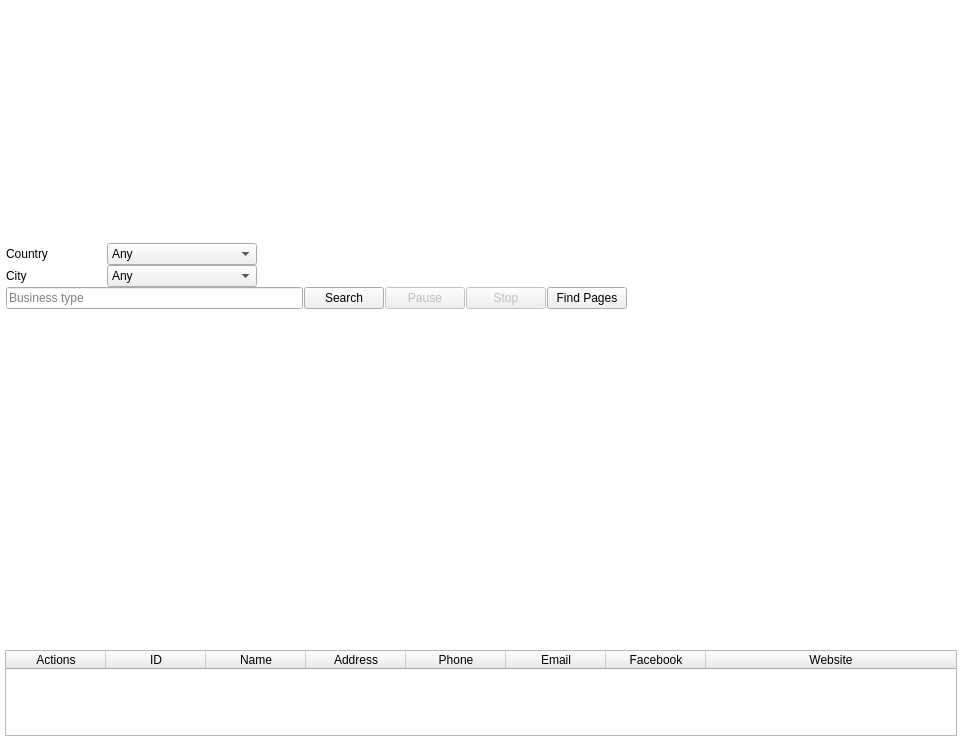
<?xml version="1.0" encoding="UTF-8"?>
<ui version="4.0">
 <class>PageDashboard</class>
 <widget class="QWidget" name="PageDashboard">
  <property name="geometry">
   <rect>
    <x>0</x>
    <y>0</y>
    <width>962</width>
    <height>741</height>
   </rect>
  </property>
  <property name="windowTitle">
   <string>Form</string>
  </property>
  <property name="styleSheet">
   <string notr="true">QWidget#PageDashboard{
background-color: rgb(255, 255, 255);
}</string>
  </property>
  <layout class="QVBoxLayout" name="verticalLayout_3">
   <property name="spacing">
    <number>5</number>
   </property>
   <property name="leftMargin">
    <number>5</number>
   </property>
   <property name="topMargin">
    <number>5</number>
   </property>
   <property name="rightMargin">
    <number>5</number>
   </property>
   <property name="bottomMargin">
    <number>5</number>
   </property>
   <item>
    <widget class="StatsWidget" name="statsWidget" native="true">
     <property name="minimumSize">
      <size>
       <width>0</width>
       <height>150</height>
      </size>
     </property>
     <property name="maximumSize">
      <size>
       <width>16777215</width>
       <height>150</height>
      </size>
     </property>
    </widget>
   </item>
   <item>
    <widget class="QWidget" name="pageDashboardTopBar" native="true">
     <property name="minimumSize">
      <size>
       <width>0</width>
       <height>150</height>
      </size>
     </property>
     <property name="maximumSize">
      <size>
       <width>16777215</width>
       <height>150</height>
      </size>
     </property>
     <property name="styleSheet">
      <string notr="true">#pageDashboardTopBar{
	padding:0px;
}</string>
     </property>
     <layout class="QHBoxLayout" name="horizontalLayout_5">
      <property name="spacing">
       <number>0</number>
      </property>
      <property name="leftMargin">
       <number>1</number>
      </property>
      <property name="topMargin">
       <number>1</number>
      </property>
      <property name="rightMargin">
       <number>1</number>
      </property>
      <property name="bottomMargin">
       <number>1</number>
      </property>
      <item>
       <layout class="QVBoxLayout" name="verticalLayout_2">
        <item>
         <widget class="ProfileSelector" name="profileSelector" native="true"/>
        </item>
        <item>
         <widget class="TargetFolder" name="targetFolder" native="true"/>
        </item>
        <item>
         <layout class="QHBoxLayout" name="horizontalLayout">
          <property name="spacing">
           <number>1</number>
          </property>
          <item>
           <widget class="QLabel" name="labelCountry">
            <property name="minimumSize">
             <size>
              <width>100</width>
              <height>0</height>
             </size>
            </property>
            <property name="maximumSize">
             <size>
              <width>100</width>
              <height>16777215</height>
             </size>
            </property>
            <property name="text">
             <string>Country</string>
            </property>
           </widget>
          </item>
          <item>
           <widget class="QComboBox" name="countrySelectionBox">
            <property name="minimumSize">
             <size>
              <width>150</width>
              <height>0</height>
             </size>
            </property>
            <property name="maximumSize">
             <size>
              <width>150</width>
              <height>16777215</height>
             </size>
            </property>
            <item>
             <property name="text">
              <string>Any</string>
             </property>
            </item>
            <item>
             <property name="text">
              <string>United States</string>
             </property>
            </item>
           </widget>
          </item>
          <item>
           <spacer name="horizontalSpacer_2">
            <property name="orientation">
             <enum>Qt::Horizontal</enum>
            </property>
            <property name="sizeHint" stdset="0">
             <size>
              <width>40</width>
              <height>20</height>
             </size>
            </property>
           </spacer>
          </item>
         </layout>
        </item>
        <item>
         <layout class="QHBoxLayout" name="horizontalLayout_4">
          <property name="spacing">
           <number>1</number>
          </property>
          <item>
           <widget class="QLabel" name="labelCity">
            <property name="minimumSize">
             <size>
              <width>100</width>
              <height>0</height>
             </size>
            </property>
            <property name="maximumSize">
             <size>
              <width>100</width>
              <height>16777215</height>
             </size>
            </property>
            <property name="text">
             <string>City</string>
            </property>
           </widget>
          </item>
          <item>
           <widget class="QComboBox" name="citySlectionBox">
            <property name="minimumSize">
             <size>
              <width>150</width>
              <height>0</height>
             </size>
            </property>
            <property name="maximumSize">
             <size>
              <width>150</width>
              <height>16777215</height>
             </size>
            </property>
            <item>
             <property name="text">
              <string>Any</string>
             </property>
            </item>
           </widget>
          </item>
          <item>
           <spacer name="horizontalSpacer_4">
            <property name="orientation">
             <enum>Qt::Horizontal</enum>
            </property>
            <property name="sizeHint" stdset="0">
             <size>
              <width>40</width>
              <height>20</height>
             </size>
            </property>
           </spacer>
          </item>
         </layout>
        </item>
        <item>
         <layout class="QHBoxLayout" name="horizontalLayout_3">
          <property name="spacing">
           <number>1</number>
          </property>
          <item>
           <widget class="QLineEdit" name="searchTextBox">
            <property name="placeholderText">
             <string>Business type</string>
            </property>
           </widget>
          </item>
          <item>
           <widget class="QPushButton" name="searchButton">
            <property name="text">
             <string>Search</string>
            </property>
           </widget>
          </item>
          <item>
           <widget class="QPushButton" name="pauseButton">
            <property name="enabled">
             <bool>false</bool>
            </property>
            <property name="text">
             <string>Pause</string>
            </property>
           </widget>
          </item>
          <item>
           <widget class="QPushButton" name="stopButton">
            <property name="enabled">
             <bool>false</bool>
            </property>
            <property name="text">
             <string>Stop</string>
            </property>
           </widget>
          </item>
          <item>
           <widget class="QPushButton" name="pushButton">
            <property name="toolTip">
             <string>Find pages using their id. Ids must be comma seperated for multiple pages</string>
            </property>
            <property name="text">
             <string>Find Pages</string>
            </property>
           </widget>
          </item>
          <item>
           <spacer name="horizontalSpacer_3">
            <property name="orientation">
             <enum>Qt::Horizontal</enum>
            </property>
            <property name="sizeHint" stdset="0">
             <size>
              <width>40</width>
              <height>20</height>
             </size>
            </property>
           </spacer>
          </item>
         </layout>
        </item>
       </layout>
      </item>
      <item>
       <widget class="QLabel" name="progressSpinner">
        <property name="minimumSize">
         <size>
          <width>32</width>
          <height>32</height>
         </size>
        </property>
        <property name="maximumSize">
         <size>
          <width>32</width>
          <height>32</height>
         </size>
        </property>
        <property name="text">
         <string/>
        </property>
       </widget>
      </item>
     </layout>
    </widget>
   </item>
   <item>
    <layout class="QVBoxLayout" name="verticalLayout">
     <property name="spacing">
      <number>5</number>
     </property>
     <item>
      <widget class="FilterWidget" name="filterWidget" native="true">
       <property name="minimumSize">
        <size>
         <width>0</width>
         <height>195</height>
        </size>
       </property>
       <property name="maximumSize">
        <size>
         <width>16777215</width>
         <height>195</height>
        </size>
       </property>
       <property name="focusPolicy">
        <enum>Qt::NoFocus</enum>
       </property>
      </widget>
     </item>
     <item>
      <widget class="MockPageAction" name="mockpageAction" native="true">
       <property name="minimumSize">
        <size>
         <width>0</width>
         <height>130</height>
        </size>
       </property>
       <property name="maximumSize">
        <size>
         <width>16777215</width>
         <height>130</height>
        </size>
       </property>
      </widget>
     </item>
     <item>
      <widget class="QTableWidget" name="leadListTable">
       <property name="minimumSize">
        <size>
         <width>0</width>
         <height>0</height>
        </size>
       </property>
       <property name="contextMenuPolicy">
        <enum>Qt::CustomContextMenu</enum>
       </property>
       <property name="editTriggers">
        <set>QAbstractItemView::DoubleClicked</set>
       </property>
       <property name="alternatingRowColors">
        <bool>true</bool>
       </property>
       <property name="selectionMode">
        <enum>QAbstractItemView::NoSelection</enum>
       </property>
       <property name="selectionBehavior">
        <enum>QAbstractItemView::SelectRows</enum>
       </property>
       <property name="showGrid">
        <bool>true</bool>
       </property>
       <property name="gridStyle">
        <enum>Qt::SolidLine</enum>
       </property>
       <property name="cornerButtonEnabled">
        <bool>false</bool>
       </property>
       <attribute name="horizontalHeaderStretchLastSection">
        <bool>true</bool>
       </attribute>
       <attribute name="verticalHeaderStretchLastSection">
        <bool>false</bool>
       </attribute>
       <column>
        <property name="text">
         <string>Actions</string>
        </property>
       </column>
       <column>
        <property name="text">
         <string>ID</string>
        </property>
       </column>
       <column>
        <property name="text">
         <string>Name</string>
        </property>
       </column>
       <column>
        <property name="text">
         <string>Address</string>
        </property>
       </column>
       <column>
        <property name="text">
         <string>Phone</string>
        </property>
       </column>
       <column>
        <property name="text">
         <string>Email</string>
        </property>
       </column>
       <column>
        <property name="text">
         <string>Facebook</string>
        </property>
       </column>
       <column>
        <property name="text">
         <string>Website</string>
        </property>
       </column>
      </widget>
     </item>
     <item>
      <spacer name="verticalSpacer">
       <property name="orientation">
        <enum>Qt::Vertical</enum>
       </property>
       <property name="sizeHint" stdset="0">
        <size>
         <width>20</width>
         <height>40</height>
        </size>
       </property>
      </spacer>
     </item>
    </layout>
   </item>
  </layout>
 </widget>
 <customwidgets>
  <customwidget>
   <class>ProfileSelector</class>
   <extends>QWidget</extends>
   <header>profileselector.h</header>
   <container>1</container>
  </customwidget>
  <customwidget>
   <class>TargetFolder</class>
   <extends>QWidget</extends>
   <header>targetfolder.h</header>
   <container>1</container>
  </customwidget>
  <customwidget>
   <class>FilterWidget</class>
   <extends>QWidget</extends>
   <header>filterwidget.h</header>
   <container>1</container>
   <slots>
    <signal>resetClicked()</signal>
    <signal>exportClicked()</signal>
    <signal>filterClicked()</signal>
   </slots>
  </customwidget>
  <customwidget>
   <class>MockPageAction</class>
   <extends>QWidget</extends>
   <header>mockpageaction.h</header>
   <container>1</container>
  </customwidget>
  <customwidget>
   <class>StatsWidget</class>
   <extends>QWidget</extends>
   <header>statswidget.h</header>
   <container>1</container>
  </customwidget>
 </customwidgets>
 <resources/>
 <connections/>
</ui>
